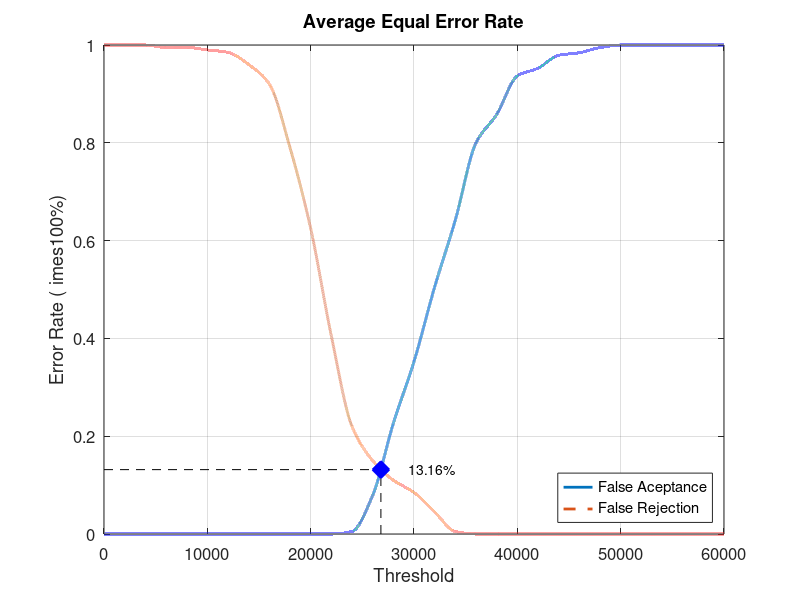
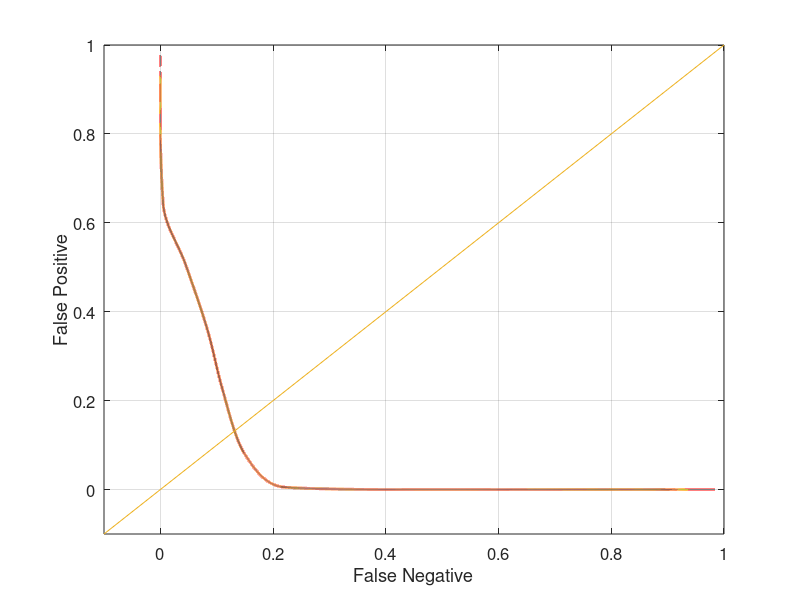

Source code (MATLAB) for these figures, in order:
close all;
clear;
clc;
x = 0:2000:60000;
xq = 0:0.5:60000;

y0 = [0 0 0 0 0 0 0 0 0 0 0 0 0.00526316 0.0789474 0.226316 0.352632 0.505263 0.642105 0.8 0.857895 0.936842 0.952632 0.978947 0.984211 0.994737 1 1 1 1 1 1]
yy0 = interp1(x, y0, xq, 'pchip');
y1 = [1 1 1 0.995 0.995 0.99 0.985 0.96 0.92 0.79 0.625 0.405 0.22 0.15 0.11 0.085 0.045 0.005 0 0 0 0 0 0 0 0 0 0 0 0 0]
yy1 = interp1(x, y1, xq, 'pchip');

% Calculating EER: 
y2 = abs(y0 - y1);
find(y2 == min(y2))
yy2 = abs(yy0 - yy1);
xEER = find(yy2 == min(yy2));
xEERIndex = xq(xEER) % X-axis EER
yEER = yy0(xEER) % Y-axis EER

main = figure
plot(xq, yy0,'-','LineWidth', 2);	hold on
plot(xq, yy1,'--','LineWidth', 2);	hold on
plot([xEERIndex xEERIndex], [0 yEER], 'k--');	hold on
plot([0 xEERIndex], [yEER yEER], 'k--');	hold on
plot(xEERIndex, yEER, 'bx', 'LineWidth', 10);	hold on
text(xEERIndex + 10 * xEERIndex / 100, yEER, [num2str(round((10000 * yEER)) / 100) '%'])
legend('False Aceptance', 'False Rejection', 'Location', 'SouthEast')
xlabel('Threshold')
ylabel('Error Rate (	imes100%)')
title('Average Equal Error Rate')
set(gca, 'FontSize', 12)
axis([0 60000 0 1])
grid on

print(main, 'Database1_1Main', '-dpng');
FNRxFPR = figure('Color', [1 1 1]);
plot(yy1, yy0, '-', yy1, yy0, 'LineWidth', 2);
hold on
y = -0.1:0.1:1
plot(y, y); 
set(gca, 'FontSize', 12)
xlabel('False Negative')
ylabel('False Positive')
axis([-0.1 1 -0.1 1])
set(gca, 'FontSize', 12)
grid on

print(FNRxFPR, 'Database1_1FNRxFPR','-dpng');
